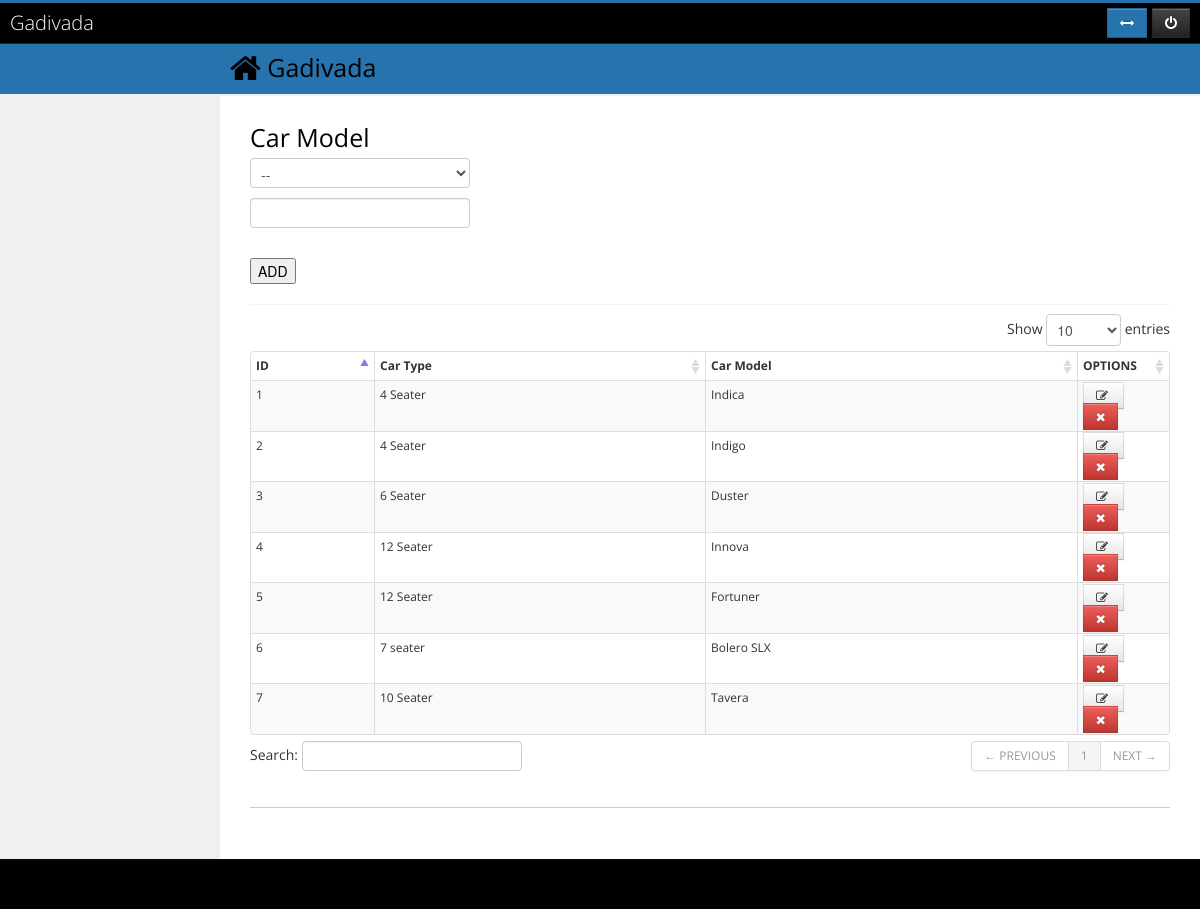
Screenshot of /index.php/admin_c/car_model with the database file from the repository.
### tables this page shows
CREATE TABLE IF NOT EXISTS `car_model` (
  `ID` int(11) NOT NULL AUTO_INCREMENT,
  `TYPE_ID` int(11) NOT NULL DEFAULT '0',
  `MODEL_NAME` varchar(100) NOT NULL,
  PRIMARY KEY (`ID`)
);

CREATE TABLE IF NOT EXISTS `car_type` (
  `ID` int(11) NOT NULL AUTO_INCREMENT,
  `TYPE_NAME` varchar(100) DEFAULT NULL,
  PRIMARY KEY (`ID`)
);

### application/controllers/admin_c.php (called while the page is built, shortened)
<?php if ( ! defined('BASEPATH')) exit('No direct script access allowed');
class Admin_c extends CI_Controller {
	function __construct()
	{
		$this->load->model('admin_m');
		$this->load->model('city_m');
		$this->load->model('car_type_m');
		$this->load->model('area_m');
		$this->load->model('car_model_m');
		$this->load->model('features_m');
		$this->load->model('packages_m');
		$this->load->model('discounts_m');
		$this->load->model('pricing_m');
		$this->load->model('cancellation_m');
	}
	function car_model()
	{
		$data['car_model']='active';
		$data['car_model'] = $this->car_model_m->get_all_car_model();
		$data['car_type'] = $this->car_type_m->get_all_car_type();
		$this->load->view('admin/car_model',$data);
	}
}
?>

### index.php (called while the page is built, shortened)
<?php
require_once BASEPATH.'core/CodeIgniter.php';

### application/models/car_type_m.php (called while the page is built, shortened)
<?php
Class Car_type_m extends CI_Model{
	function get_all_car_type($type='')
	{
		$this->db->distinct();
		$this->db->select('*');
		$query=$this->db->get('car_type')->result();
		return $query;
	}
}

### application/models/car_model_m.php (called while the page is built, shortened)
<?php
Class Car_model_m extends CI_Model{
	function get_all_car_model($type='')
	{
		$this->db->distinct();
		$this->db->select('car_model.ID,MODEL_NAME,TYPE_NAME')->from('car_model')->join('car_type','car_type.ID = car_model.TYPE_ID');
		$query=$this->db->get()->result();
		return $query;
	}
}
?>

### application/views/admin/car_model.php (the view, shortened to what this page needs)
	<h2>Car Model</h2>
	<?php
		$type = array();
		$type['']='--';
		    foreach($car_type as $c){
			  $type[$c->ID]=$c->TYPE_NAME;
		}
	?>
	<form name='seaterform' id='seaterform' method='post' action='<?php echo base_url()?>admin/car_model'>
		<?php echo form_dropdown('cartype',$type);?><br>
		<input type='text' name='model' id='model'><br>
		<input type="hidden" name='modelid' id='modelid'><br>
		<input type='submit' name='submitseater' id='submitseater' value='ADD'>
	</form>
<div id="collapse4" class="body">
	<table id="dataTable" class="table table-bordered table-condensed table-hover table-striped">
		<thead>
			<tr>
				<th>ID</th>
				<th>Car Type</th>
				<th>Car Model</th>
				<th width="10%">OPTIONS</th>
			</tr>
		</thead>
		<tbody>
			<?php $numbers = 1;
			foreach($car_model as $a)
			{
				echo '<tr>
				<td>'.$numbers.'</td>
				<td>'.$a->TYPE_NAME.'</td>
				<td>'.$a->MODEL_NAME.'</td>
				<td>
				<a href="javascript: editcarmodel('.$a->ID.')" class="ajax btn edit" alt="Edit">
				<i class="icon-edit"></i>
				</a>&nbsp;&nbsp;
				<a href="'.base_url().'ajax/delete_car_model/'.$a->ID.'" class="delete_btn btn btn-danger remove" title="'.$a->MODEL_NAME.'">
				<i class="icon-remove"></i>
				</a>
				</td>
				</tr>';
				$numbers ++ ;
			}  ?>
		</tbody>
	</table>
</div>

### css/style.css (style rules this page uses)
html,body,div,span,applet,object,iframe,h1,h2,h3,h4,h5,h6,p,blockquote,pre,a,abbr,acronym,address,big,cite,code,del,dfn,em,img,ins,kbd,q,s,samp,small,strike,strong,sub,sup,tt,var,b,u,i,dl,dt,dd,ol,nav ul,nav li,fieldset,form,label,legend,table,caption,tbody,tfoot,thead,tr,th,td,article,aside,canvas,details,embed,figure,figcaption,footer,header,hgroup,menu,nav,output,ruby,section,summary,time,mark,audio,video { margin:0;border:0;font-size:100%;font:inherit;vertical-align:baseline; }
table { border-collapse:collapse;border-spacing:0; }
a { text-decoration:none; }
body { font-family: 'Raleway', sans-serif; background: #000000; }
.box a { font-size:1em; text-transform:uppercase; display: inline; transition: 0.5s ease; -o-transition: 0.5s ease; -webkit-transition: 0.5s ease; }

### assets/css/style.css (style rules this page uses)
html, body { height: 100%; }
body { visibility:hidden; font-family: 'Open Sans', sans-serif; }
.box .body, .box .block { padding: 10px 0; -webkit-box-shadow: inset 0 1px 1px rgba(0, 0, 0, 0.05); -moz-box-shadow: inset 0 1px 1px rgba(0, 0, 0, 0.05); box-shadow: inset 0 1px 1px rgba(0, 0, 0, 0.05); }
.btn { -webkit-border-radius: 0; -moz-border-radius: 0; border-radius: 0; }

### css/custom.css (style rules this page uses)
body { visibility:hidden; }
body { margin: 0; font-family: 'Open Sans', Arial, sans-serif; font-size: 12px; line-height: 20px; color: #333333; background-color: #ffffff; }
h1, h2, h3 { font-weight: normal; margin: 0 0 10px; }
h2 { font-size: 18px; color: #000000; line-height: 22px; }
h2 { font-size: 25px; line-height: 22px; color: black; margin: 0 0 10px; }

### rows the page displays
car_model: car_type.TYPE_NAME "4 Seater", MODEL_NAME "Indica"
car_model: car_type.TYPE_NAME "4 Seater", MODEL_NAME "Indigo"
car_model: car_type.TYPE_NAME "6 Seater", MODEL_NAME "Duster"
car_model: car_type.TYPE_NAME "12 Seater", MODEL_NAME "Innova"
car_model: car_type.TYPE_NAME "12 Seater", MODEL_NAME "Fortuner"
car_model: car_type.TYPE_NAME "7 seater", MODEL_NAME "Bolero SLX"
car_model: car_type.TYPE_NAME "10 Seater", MODEL_NAME "Tavera"
